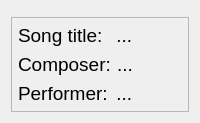
             <widget class="QWidget" name="tabplayingnow">
              <attribute name="icon">
               <iconset>
                <normaloff>:/phonograph/tabs/icons/tabs/dialog-information-2.png</normaloff>:/phonograph/tabs/icons/tabs/dialog-information-2.png</iconset>
              </attribute>
              <attribute name="title">
               <string>Playing now</string>
              </attribute>
              <layout class="QVBoxLayout" name="verticalLayout_2">
               <item>
                <widget class="QFrame" name="spectrumFrame">
                 <property name="frameShape">
                  <enum>QFrame::StyledPanel</enum>
                 </property>
                 <property name="frameShadow">
                  <enum>QFrame::Raised</enum>
                 </property>
                </widget>
               </item>
               <item>
                <widget class="QFrame" name="infoFrame">
                 <property name="frameShape">
                  <enum>QFrame::StyledPanel</enum>
                 </property>
                 <property name="frameShadow">
                  <enum>QFrame::Raised</enum>
                 </property>
                 <layout class="QGridLayout" name="gridLayout_9">
                  <property name="leftMargin">
                   <number>6</number>
                  </property>
                  <property name="topMargin">
                   <number>6</number>
                  </property>
                  <property name="rightMargin">
                   <number>6</number>
                  </property>
                  <property name="bottomMargin">
                   <number>6</number>
                  </property>
                  <item row="0" column="0">
                   <widget class="QLabel" name="nowTitleLabel">
                    <property name="text">
                     <string>&lt;html&gt;&lt;head/&gt;&lt;body&gt;&lt;p&gt;&lt;span style=&quot; font-size:14pt;&quot;&gt;Song title:&lt;/span&gt;&lt;/p&gt;&lt;/body&gt;&lt;/html&gt;</string>
                    </property>
                   </widget>
                  </item>
                  <item row="0" column="1">
                   <widget class="QLabel" name="nowTitle">
                    <property name="text">
                     <string>&lt;html&gt;&lt;head/&gt;&lt;body&gt;&lt;p&gt;&lt;span style=&quot; font-size:14pt; font-style:italic;&quot;&gt;...&lt;/span&gt;&lt;/p&gt;&lt;/body&gt;&lt;/html&gt;</string>
                    </property>
                   </widget>
                  </item>
                  <item row="1" column="0">
                   <widget class="QLabel" name="nowComposerLabel">
                    <property name="text">
                     <string>&lt;html&gt;&lt;head/&gt;&lt;body&gt;&lt;p&gt;&lt;span style=&quot; font-size:14pt;&quot;&gt;Composer:&lt;/span&gt;&lt;/p&gt;&lt;/body&gt;&lt;/html&gt;</string>
                    </property>
                   </widget>
                  </item>
                  <item row="1" column="1">
                   <widget class="QLabel" name="nowComposer">
                    <property name="text">
                     <string>&lt;html&gt;&lt;head/&gt;&lt;body&gt;&lt;p&gt;&lt;span style=&quot; font-size:14pt;&quot;&gt;...&lt;/span&gt;&lt;/p&gt;&lt;/body&gt;&lt;/html&gt;</string>
                    </property>
                   </widget>
                  </item>
                  <item row="2" column="0">
                   <widget class="QLabel" name="nowPerformerLabel">
                    <property name="text">
                     <string>&lt;html&gt;&lt;head/&gt;&lt;body&gt;&lt;p&gt;&lt;span style=&quot; font-size:14pt;&quot;&gt;Performer:&lt;/span&gt;&lt;/p&gt;&lt;/body&gt;&lt;/html&gt;</string>
                    </property>
                   </widget>
                  </item>
                  <item row="2" column="1">
                   <widget class="QLabel" name="nowPerformer">
                    <property name="text">
                     <string>&lt;html&gt;&lt;head/&gt;&lt;body&gt;&lt;p&gt;&lt;span style=&quot; font-size:14pt; font-style:italic;&quot;&gt;...&lt;/span&gt;&lt;/p&gt;&lt;/body&gt;&lt;/html&gt;</string>
                    </property>
                   </widget>
                  </item>
                 </layout>
                </widget>
               </item>
              </layout>
             </widget>
